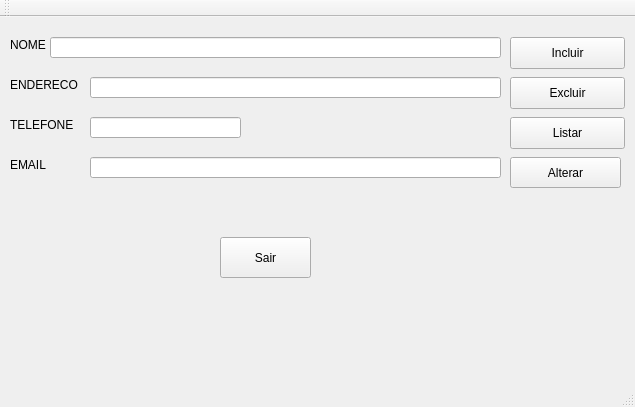
<?xml version="1.0" encoding="UTF-8"?>
<ui version="4.0">
 <class>MainWindow</class>
 <widget class="QMainWindow" name="MainWindow">
  <property name="geometry">
   <rect>
    <x>0</x>
    <y>0</y>
    <width>635</width>
    <height>407</height>
   </rect>
  </property>
  <property name="windowTitle">
   <string>MainWindow</string>
  </property>
  <widget class="QWidget" name="centralWidget">
   <widget class="QPushButton" name="pushButtonIncluir">
    <property name="geometry">
     <rect>
      <x>510</x>
      <y>20</y>
      <width>115</width>
      <height>32</height>
     </rect>
    </property>
    <property name="text">
     <string>Incluir</string>
    </property>
   </widget>
   <widget class="QLabel" name="label">
    <property name="geometry">
     <rect>
      <x>10</x>
      <y>20</y>
      <width>59</width>
      <height>16</height>
     </rect>
    </property>
    <property name="text">
     <string>NOME</string>
    </property>
   </widget>
   <widget class="QLineEdit" name="lineEditNome">
    <property name="geometry">
     <rect>
      <x>50</x>
      <y>20</y>
      <width>451</width>
      <height>21</height>
     </rect>
    </property>
   </widget>
   <widget class="QLabel" name="label_2">
    <property name="geometry">
     <rect>
      <x>10</x>
      <y>60</y>
      <width>81</width>
      <height>16</height>
     </rect>
    </property>
    <property name="text">
     <string>ENDERECO</string>
    </property>
   </widget>
   <widget class="QLineEdit" name="lineEditEndereco">
    <property name="geometry">
     <rect>
      <x>90</x>
      <y>60</y>
      <width>411</width>
      <height>21</height>
     </rect>
    </property>
   </widget>
   <widget class="QLabel" name="label_3">
    <property name="geometry">
     <rect>
      <x>10</x>
      <y>100</y>
      <width>81</width>
      <height>16</height>
     </rect>
    </property>
    <property name="text">
     <string>TELEFONE</string>
    </property>
   </widget>
   <widget class="QLineEdit" name="lineEditTelefone">
    <property name="geometry">
     <rect>
      <x>90</x>
      <y>100</y>
      <width>151</width>
      <height>21</height>
     </rect>
    </property>
   </widget>
   <widget class="QLabel" name="label_4">
    <property name="geometry">
     <rect>
      <x>10</x>
      <y>140</y>
      <width>59</width>
      <height>16</height>
     </rect>
    </property>
    <property name="text">
     <string>EMAIL</string>
    </property>
   </widget>
   <widget class="QLineEdit" name="lineEditEmail">
    <property name="geometry">
     <rect>
      <x>90</x>
      <y>140</y>
      <width>411</width>
      <height>21</height>
     </rect>
    </property>
   </widget>
   <widget class="QPushButton" name="pushButtonExcluir">
    <property name="geometry">
     <rect>
      <x>510</x>
      <y>60</y>
      <width>115</width>
      <height>32</height>
     </rect>
    </property>
    <property name="text">
     <string>Excluir</string>
    </property>
   </widget>
   <widget class="QPushButton" name="pushButtonListar">
    <property name="geometry">
     <rect>
      <x>510</x>
      <y>100</y>
      <width>115</width>
      <height>32</height>
     </rect>
    </property>
    <property name="text">
     <string>Listar</string>
    </property>
   </widget>
   <widget class="QPushButton" name="Alterar">
    <property name="geometry">
     <rect>
      <x>510</x>
      <y>140</y>
      <width>111</width>
      <height>31</height>
     </rect>
    </property>
    <property name="minimumSize">
     <size>
      <width>111</width>
      <height>0</height>
     </size>
    </property>
    <property name="text">
     <string>Alterar</string>
    </property>
   </widget>
   <widget class="QPushButton" name="pushButton">
    <property name="geometry">
     <rect>
      <x>220</x>
      <y>220</y>
      <width>91</width>
      <height>41</height>
     </rect>
    </property>
    <property name="text">
     <string>Sair</string>
    </property>
   </widget>
  </widget>
  <widget class="QMenuBar" name="menuBar">
   <property name="geometry">
    <rect>
     <x>0</x>
     <y>0</y>
     <width>635</width>
     <height>21</height>
    </rect>
   </property>
  </widget>
  <widget class="QToolBar" name="mainToolBar">
   <attribute name="toolBarArea">
    <enum>TopToolBarArea</enum>
   </attribute>
   <attribute name="toolBarBreak">
    <bool>false</bool>
   </attribute>
  </widget>
  <widget class="QStatusBar" name="statusBar"/>
 </widget>
 <layoutdefault spacing="6" margin="11"/>
 <tabstops>
  <tabstop>lineEditNome</tabstop>
  <tabstop>lineEditEndereco</tabstop>
  <tabstop>lineEditTelefone</tabstop>
  <tabstop>lineEditEmail</tabstop>
  <tabstop>pushButtonIncluir</tabstop>
 </tabstops>
 <resources/>
 <connections/>
</ui>
